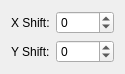
         <widget class="QWidget" name="layoutWidget">
          <property name="geometry">
           <rect>
            <x>52</x>
            <y>82</y>
            <width>107</width>
            <height>48</height>
           </rect>
          </property>
          <layout class="QGridLayout" name="gridLayout_6">
           <item row="0" column="0">
            <widget class="QLabel" name="shiftLabel">
             <property name="text">
              <string>X Shift:</string>
             </property>
            </widget>
           </item>
           <item row="0" column="1">
            <widget class="QSpinBox" name="xShiftBox">
             <property name="minimum">
              <number>-1000</number>
             </property>
             <property name="maximum">
              <number>1000</number>
             </property>
            </widget>
           </item>
           <item row="1" column="0">
            <widget class="QLabel" name="shiftLabel_2">
             <property name="text">
              <string>Y Shift:</string>
             </property>
            </widget>
           </item>
           <item row="1" column="1">
            <widget class="QSpinBox" name="yShiftBox">
             <property name="minimum">
              <number>-500</number>
             </property>
             <property name="maximum">
              <number>500</number>
             </property>
            </widget>
           </item>
          </layout>
         </widget>
